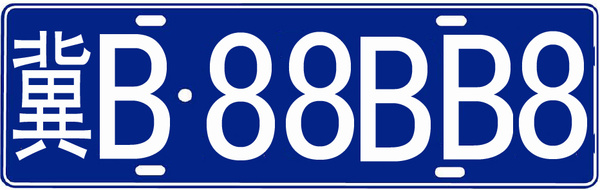
//> input picture boundingRect/boundingRect/car.jpg, 600 x 190 px
$ ./main   (built with g++ and OpenCV 4)
//> lines starting //> are read from the running program, lines starting //| are printed output that depends on the picture; after the words box and inside, x2 and y2 are one past the last pixel; in counts of white or black regions, pixels touching at a corner belong together
#include "opencv2/opencv.hpp"
#include <vector>

using namespace std;
using namespace cv;

void main()
{
	// [57 lines of commented-out code are left out]
	Mat srcImg = imread("car.jpg");
//> srcImg is the input picture: 190 rows x 600 cols, CV_8UC3; mean B, G, R 176.2, 113.8, 94.5
	Mat dstImg = srcImg.clone();
	medianBlur(srcImg, srcImg, 5);//中值滤波操作
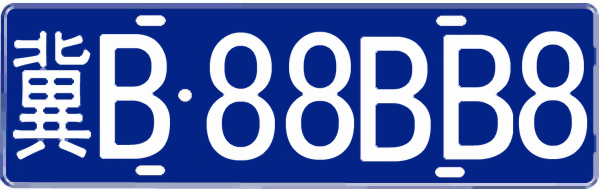
//> srcImg: 190 rows x 600 cols, CV_8UC3; mean B, G, R 176.1, 113.8, 93.9
	cvtColor(srcImg,srcImg,CV_BGR2GRAY);
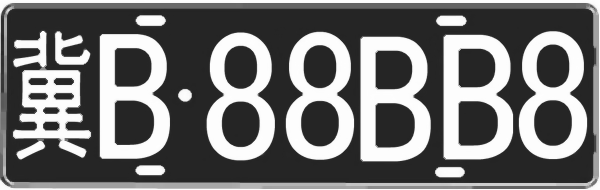
//> srcImg: 190 rows x 600 cols, CV_8UC1; min 33, max 255, mean 115
	threshold(srcImg,srcImg,100,255,CV_THRESH_BINARY);//二值化
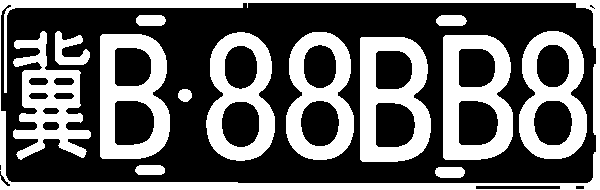
//> srcImg: 190 rows x 600 cols, CV_8UC1; 39.2% white; 14 white regions
	imshow("Gray", srcImg);

	//Mat element = getStructuringElement(MORPH_RECT, Size(6, 6), Point(-1, -1));
	//dilate(srcImg, srcImg, element);//膨胀操作

	vector<vector<Point>> contours;
	vector<Vec4i> hierarcy;
	int x = 0, y = 0, w = 0, h = 0;
	findContours(srcImg, contours, hierarcy, CV_RETR_TREE, CHAIN_APPROX_NONE);//查找轮廓
//> contours = 37 contours, 2 with area under 20; largest, box (x1, y1, x2, y2) and area: (0, 0, 600, 190) 113156, (0, 2, 597, 184) 105320, (360, 37, 431, 162) 7828, (443, 35, 513, 160) 7818, (100, 34, 170, 159) 7730
	vector<Rect> boundRect(contours.size());
	//drawContours(dstImg, contours, -1, Scalar(0, 0, 255), 2, 8);
	for (int i = 0;i < contours.size();i++)
	{
		boundRect[i] = boundingRect((Mat)contours[i]);//查找每个轮廓的外接矩形
		//drawContours(dstImg, contours, -1, Scalar(0, 0, 255), 2, 8);
		x = boundRect[i].x; //获得第i个外接矩形的左上角的x坐标
		y = boundRect[i].y; //获得第i个外接矩形的左上角的y坐标
		w = boundRect[i].width;
		h = boundRect[i].height;
		if (w > srcImg.cols / 12 && w <srcImg.cols / 7 && h>srcImg.rows / 6 && h < srcImg.rows * 5 / 6)//滤除
		{
			char pic_name[10];
			sprintf_s(pic_name, "%d.bmp", i);
			Mat ROI = dstImg(Rect(x, y, w, h));
			imwrite(pic_name, ROI);
			rectangle(dstImg, Point(x, y), Point(x + w, y + h), Scalar(0, 255, 0), 2, 8);//绘制第i个外接矩形
		}
	}
//> this loop made 37 passes
//> (x, y, w, h) on passes 1 to 12: (0, 0, 600, 190), (575, 185, 10, 5), (475, 185, 86, 5), (593, 7, 3, 3), (589, 4, 6, 5), (0, 2, 597, 182), (435, 167, 30, 11), (135, 165, 30, 10), (178, 89, 14, 13), (360, 37, 71, 125), (375, 102, 41, 46), (375, 50, 38, 40)
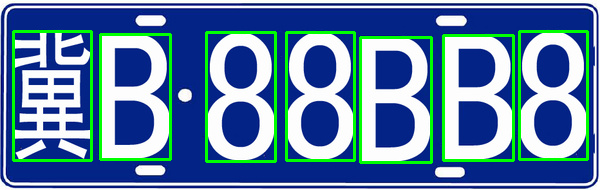
//> dstImg: 190 rows x 600 cols, CV_8UC3; 7.25% of pixels changed, all inside (x1, y1, x2, y2) = (12, 30, 589, 164)
	imshow("boundRect", dstImg);
	waitKey(0);
}
